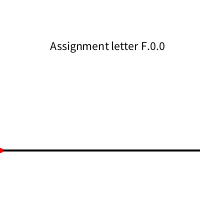
Frame 1 (no input)
Frame 60 (the mouse pressed at the canvas centre just before this capture): identical to frame 1, image omitted
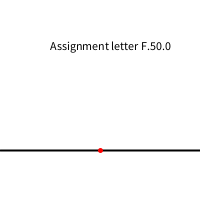
Frame 120 (the mouse held since frame 60 and released just before this capture)

The Processing sketch that drew these frames (run headless with seeded random() and noise(); from frame 60 on, the mouse is pressed at the canvas centre):

// Processing sketch: grade_scale
// ── grade_scale.pde
//Grade Scale
//Tyler Proffitt
void setup() {
  size (200, 200);
}
void draw() {
  background(255);
  stroke(0);
  strokeWeight(2);
  line(0, 150, width, 150);
  stroke(255, 0, 0);
  strokeWeight(5);
  point(mouseX, 150);
  displayGrade(mouseX/2);
}



void displayGrade(float grade) {
  fill(0);
  if (grade>=89) {
    text("Assign letter grade A." + grade, 50, 50);
  } else if (grade<88 && grade >=80) {
    text("Assign letter grade B+." + grade, 50, 50);
  } else if (grade<79 && grade >=70) {
    text("Assign letter grade C+." + grade, 50, 50);
  }  else if (grade<69&& grade >=60) {
    text("Assign letter grade D+." + grade, 50, 50);

    
  
  } else { //catch all
    text("Assignment letter F." + grade, 50, 50);
  }
}  
